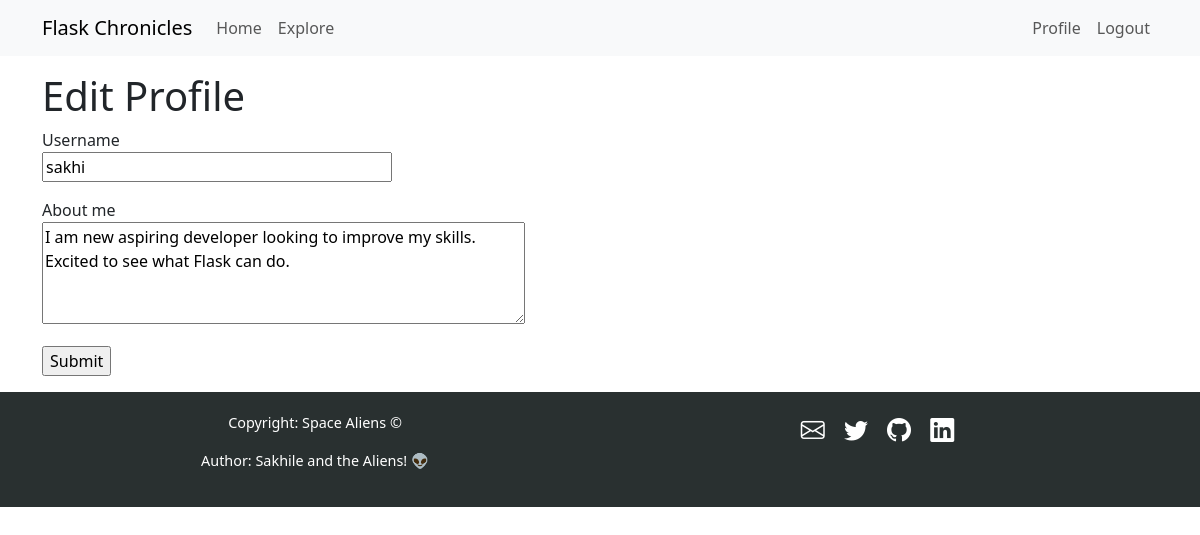
Screenshot of /edit_profile (signed in) with the database file from the repository.
### app/models.py (models this page shows, shortened)
class User(UserMixin, db.Model):
    id: so.Mapped[int] = so.mapped_column(primary_key=True)
    username: so.Mapped[str] = so.mapped_column(sa.String(64), unique=True)
    email: so.Mapped[str] = so.mapped_column(sa.String(120), index=True, unique=True)
    password_hash: so.Mapped[Optional[str]] = so.mapped_column(sa.String(256))
    posts: so.WriteOnlyMapped["Post"] = so.relationship(back_populates="author")
    about_me: so.Mapped[Optional[str]] = so.mapped_column(sa.String(140))
    last_seen: so.Mapped[Optional[datetime]] = so.mapped_column(
        default=lambda: datetime.now(timezone.utc)
    )
    following: so.WriteOnlyMapped["User"] = so.relationship(
        secondary=followers,
        primaryjoin=(followers.c.follower_id == id),
        secondaryjoin=(followers.c.followed_id == id),
        back_populates="followers",
    )
    followers: so.WriteOnlyMapped["User"] = so.relationship(
        secondary=followers,
        primaryjoin=(followers.c.followed_id == id),
        secondaryjoin=(followers.c.follower_id == id),
        back_populates="following",
    )

### app/routes.py (the view)
@app.route("/edit_profile", methods=["GET", "POST"])
@login_required
def edit_profile():
    form = EditProfileForm(current_user.username)
    if form.validate_on_submit():
        current_user.username = form.username.data
        current_user.about_me = form.about_me.data
        db.session.commit()
        flash("Your changes have been saved.")
        return redirect(url_for("edit_profile"))
    if request.method == "GET":
        form.username.data = current_user.username
        form.about_me.data = current_user.about_me
    return render_template("edit_profile.html", title="Edit Profile", form=form)

### app/forms.py (shortened to what this page needs)
class EditProfileForm(FlaskForm):
    username = StringField("Username", validators=[DataRequired()])
    about_me = TextAreaField("About me", validators=[Length(min=0, max=140)])
    submit = SubmitField("Submit")
    def __init__(self, original_username, *args, **kwargs):
        super().__init__(*args, **kwargs)
        self.original_username = original_username

### app/models.py (called while the page is built)
@login.user_loader
def load_user(id):
    return db.session.get(User, int(id))

### app/routes.py (called while the page is built)
@app.before_request
def before_request():
    if current_user.is_authenticated:
        current_user.last_seen = datetime.now(timezone.utc)
        db.session.commit()

### app/templates/edit_profile.html (shortened to what this page needs)
{% extends "base.html" %}
{% block content %}
    <h1>Edit Profile</h1>
    <form action="" method="post">
        <p>
            {{ form.username.label }}<br>
            {{ form.username(size=32) }}<br>
        </p>
        <p>
            {{ form.about_me.label }}<br>
            {{ form.about_me(cols=50, rows=4) }}<br>
        </p>
        <p>{{ form.submit() }}</p>
    </form>
{% endblock %}

### rows the page displays
User: username "sakhi", about_me "I am new aspiring developer looking to improve my skills. Excited to see what Flask can do."
